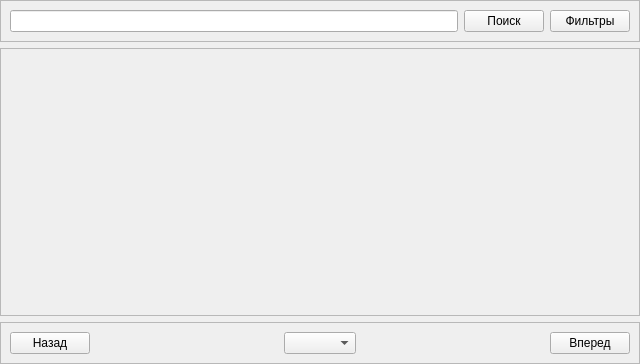
<?xml version="1.0" encoding="UTF-8"?>
<ui version="4.0">
 <class>Form</class>
 <widget class="QWidget" name="Form">
  <property name="geometry">
   <rect>
    <x>0</x>
    <y>0</y>
    <width>640</width>
    <height>364</height>
   </rect>
  </property>
  <property name="cursor">
   <cursorShape>ArrowCursor</cursorShape>
  </property>
  <property name="windowTitle">
   <string/>
  </property>
  <layout class="QHBoxLayout" name="horizontalLayout">
   <property name="leftMargin">
    <number>0</number>
   </property>
   <property name="topMargin">
    <number>0</number>
   </property>
   <property name="rightMargin">
    <number>0</number>
   </property>
   <property name="bottomMargin">
    <number>0</number>
   </property>
   <item>
    <layout class="QVBoxLayout" name="browserLayout">
     <item>
      <widget class="QFrame" name="searchFrame">
       <property name="frameShape">
        <enum>QFrame::StyledPanel</enum>
       </property>
       <property name="frameShadow">
        <enum>QFrame::Raised</enum>
       </property>
       <layout class="QHBoxLayout" name="horizontalLayout_2">
        <item>
         <widget class="QLineEdit" name="searchBar"/>
        </item>
        <item>
         <widget class="QPushButton" name="searchButton">
          <property name="cursor">
           <cursorShape>PointingHandCursor</cursorShape>
          </property>
          <property name="text">
           <string>Поиск</string>
          </property>
         </widget>
        </item>
        <item>
         <widget class="QPushButton" name="filterButton">
          <property name="cursor">
           <cursorShape>PointingHandCursor</cursorShape>
          </property>
          <property name="text">
           <string>Фильтры</string>
          </property>
         </widget>
        </item>
       </layout>
      </widget>
     </item>
     <item>
      <widget class="QFrame" name="mangasFrame">
       <property name="sizePolicy">
        <sizepolicy hsizetype="Expanding" vsizetype="Expanding">
         <horstretch>0</horstretch>
         <verstretch>0</verstretch>
        </sizepolicy>
       </property>
       <property name="cursor">
        <cursorShape>ArrowCursor</cursorShape>
       </property>
       <property name="frameShape">
        <enum>QFrame::StyledPanel</enum>
       </property>
       <property name="frameShadow">
        <enum>QFrame::Raised</enum>
       </property>
       <layout class="QVBoxLayout" name="mangasLayout"/>
      </widget>
     </item>
     <item>
      <widget class="QFrame" name="pagesFrame">
       <property name="sizePolicy">
        <sizepolicy hsizetype="Preferred" vsizetype="Preferred">
         <horstretch>0</horstretch>
         <verstretch>0</verstretch>
        </sizepolicy>
       </property>
       <property name="frameShape">
        <enum>QFrame::StyledPanel</enum>
       </property>
       <property name="frameShadow">
        <enum>QFrame::Raised</enum>
       </property>
       <layout class="QHBoxLayout" name="horizontalLayout_3">
        <item>
         <widget class="QPushButton" name="previousPageButton">
          <property name="text">
           <string>Назад</string>
          </property>
         </widget>
        </item>
        <item>
         <spacer name="horizontalSpacer">
          <property name="orientation">
           <enum>Qt::Horizontal</enum>
          </property>
          <property name="sizeHint" stdset="0">
           <size>
            <width>40</width>
            <height>20</height>
           </size>
          </property>
         </spacer>
        </item>
        <item>
         <widget class="QComboBox" name="pagesList"/>
        </item>
        <item>
         <spacer name="horizontalSpacer_2">
          <property name="orientation">
           <enum>Qt::Horizontal</enum>
          </property>
          <property name="sizeHint" stdset="0">
           <size>
            <width>40</width>
            <height>20</height>
           </size>
          </property>
         </spacer>
        </item>
        <item>
         <widget class="QPushButton" name="nextPageButton">
          <property name="text">
           <string>Вперед</string>
          </property>
         </widget>
        </item>
       </layout>
      </widget>
     </item>
    </layout>
   </item>
  </layout>
 </widget>
 <resources/>
 <connections/>
</ui>
